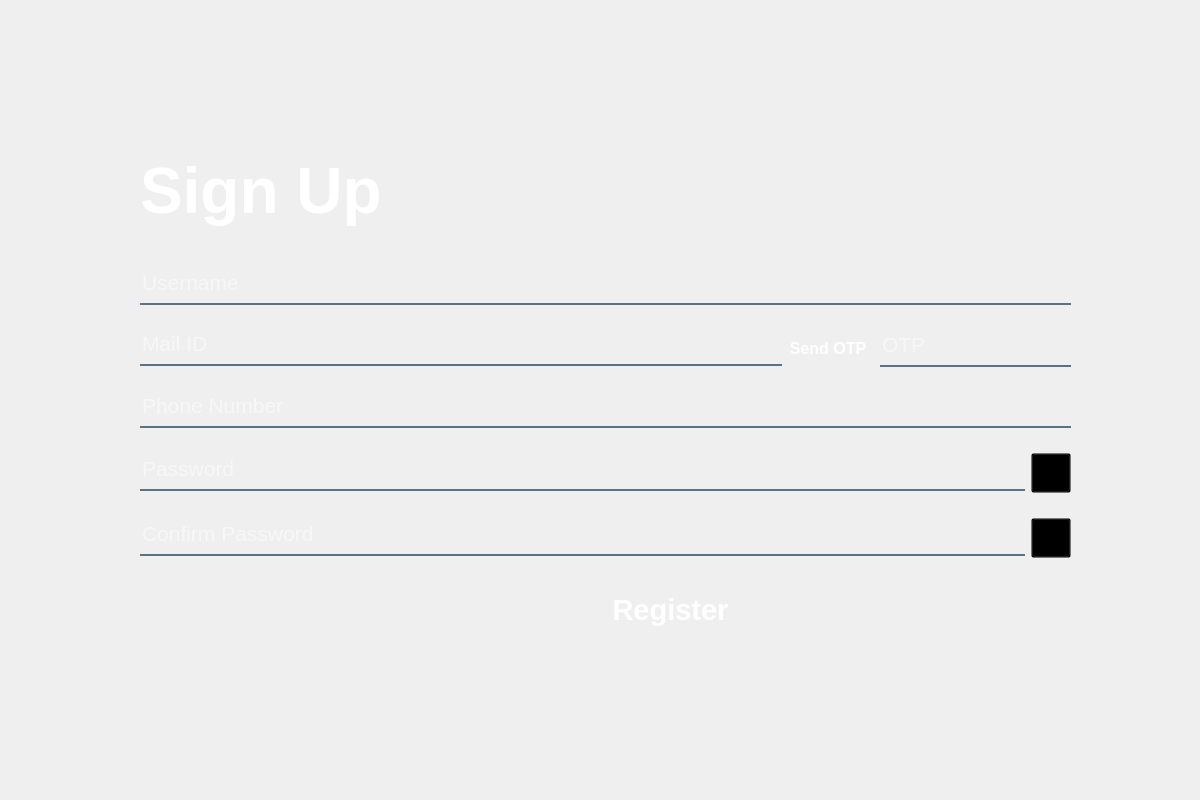
<?xml version="1.0" encoding="UTF-8"?>
<ui version="4.0">
 <class>MainWindow</class>
 <widget class="QMainWindow" name="MainWindow">
  <property name="geometry">
   <rect>
    <x>0</x>
    <y>0</y>
    <width>1200</width>
    <height>800</height>
   </rect>
  </property>
  <property name="minimumSize">
   <size>
    <width>1200</width>
    <height>800</height>
   </size>
  </property>
  <property name="maximumSize">
   <size>
    <width>1200</width>
    <height>825</height>
   </size>
  </property>
  <property name="windowTitle">
   <string>GrowPal-Register</string>
  </property>
  <property name="windowIcon">
   <iconset>
    <normaloff>logo.jpg</normaloff>logo.jpg</iconset>
  </property>
  <property name="autoFillBackground">
   <bool>false</bool>
  </property>
  <property name="styleSheet">
   <string notr="true"/>
  </property>
  <widget class="QWidget" name="centralwidget">
   <widget class="QLabel" name="label_2">
    <property name="geometry">
     <rect>
      <x>0</x>
      <y>0</y>
      <width>1200</width>
      <height>800</height>
     </rect>
    </property>
    <property name="font">
     <font>
      <pointsize>16</pointsize>
     </font>
    </property>
    <property name="text">
     <string/>
    </property>
    <property name="pixmap">
     <pixmap>OsfFKJ0.jpg</pixmap>
    </property>
   </widget>
   <widget class="QLabel" name="label_3">
    <property name="geometry">
     <rect>
      <x>140</x>
      <y>150</y>
      <width>281</width>
      <height>81</height>
     </rect>
    </property>
    <property name="font">
     <font>
      <pointsize>48</pointsize>
      <weight>75</weight>
      <bold>true</bold>
     </font>
    </property>
    <property name="styleSheet">
     <string notr="true">color: #ffffff;</string>
    </property>
    <property name="text">
     <string>Sign Up</string>
    </property>
   </widget>
   <widget class="QWidget" name="formLayoutWidget">
    <property name="geometry">
     <rect>
      <x>140</x>
      <y>250</y>
      <width>931</width>
      <height>331</height>
     </rect>
    </property>
    <layout class="QGridLayout" name="gridLayout_2">
     <item row="1" column="0">
      <widget class="QLineEdit" name="lineEdit_email">
       <property name="font">
        <font>
         <pointsize>16</pointsize>
        </font>
       </property>
       <property name="styleSheet">
        <string notr="true">background-color: rgba(0,0,0,0);
border: none;
border-bottom: 2px solid rgba(46,82, 101, 200);
color:white;
padding-bottom: 7px;
</string>
       </property>
       <property name="placeholderText">
        <string>Mail ID </string>
       </property>
      </widget>
     </item>
     <item row="3" column="4">
      <widget class="QPushButton" name="cp_view">
       <property name="minimumSize">
        <size>
         <width>40</width>
         <height>40</height>
        </size>
       </property>
       <property name="maximumSize">
        <size>
         <width>40</width>
         <height>40</height>
        </size>
       </property>
       <property name="styleSheet">
        <string notr="true">background-color: rgba(0,0,0,0);</string>
       </property>
       <property name="text">
        <string/>
       </property>
       <property name="icon">
        <iconset>
         <normaloff>visibility.svg</normaloff>visibility.svg</iconset>
       </property>
       <property name="iconSize">
        <size>
         <width>30</width>
         <height>30</height>
        </size>
       </property>
       <property name="checkable">
        <bool>true</bool>
       </property>
      </widget>
     </item>
     <item row="4" column="4">
      <widget class="QPushButton" name="sp_view">
       <property name="minimumSize">
        <size>
         <width>0</width>
         <height>40</height>
        </size>
       </property>
       <property name="maximumSize">
        <size>
         <width>40</width>
         <height>40</height>
        </size>
       </property>
       <property name="styleSheet">
        <string notr="true">background-color: rgba(0,0,0,0);</string>
       </property>
       <property name="text">
        <string/>
       </property>
       <property name="icon">
        <iconset>
         <normaloff>visibility.svg</normaloff>visibility.svg</iconset>
       </property>
       <property name="iconSize">
        <size>
         <width>30</width>
         <height>30</height>
        </size>
       </property>
       <property name="checkable">
        <bool>true</bool>
       </property>
      </widget>
     </item>
     <item row="3" column="0" colspan="4">
      <widget class="QLineEdit" name="lineEdit_password">
       <property name="font">
        <font>
         <pointsize>16</pointsize>
        </font>
       </property>
       <property name="styleSheet">
        <string notr="true">background-color: rgba(0,0,0,0);
border: none;
border-bottom: 2px solid rgba(46,82, 101, 200);
color:white;
padding-bottom: 7px;
</string>
       </property>
       <property name="echoMode">
        <enum>QLineEdit::Password</enum>
       </property>
       <property name="placeholderText">
        <string>Password</string>
       </property>
      </widget>
     </item>
     <item row="4" column="0" colspan="4">
      <widget class="QLineEdit" name="lineEdit_repeatpassword">
       <property name="font">
        <font>
         <pointsize>16</pointsize>
        </font>
       </property>
       <property name="styleSheet">
        <string notr="true">background-color: rgba(0,0,0,0);
border: none;
border-bottom: 2px solid rgba(46,82, 101, 200);
color:white;
padding-bottom: 7px;
</string>
       </property>
       <property name="echoMode">
        <enum>QLineEdit::Password</enum>
       </property>
       <property name="placeholderText">
        <string>Confirm Password</string>
       </property>
      </widget>
     </item>
     <item row="1" column="3" colspan="2">
      <widget class="QLineEdit" name="lineEdit_otp">
       <property name="minimumSize">
        <size>
         <width>0</width>
         <height>37</height>
        </size>
       </property>
       <property name="maximumSize">
        <size>
         <width>15000</width>
         <height>37</height>
        </size>
       </property>
       <property name="font">
        <font>
         <pointsize>16</pointsize>
        </font>
       </property>
       <property name="styleSheet">
        <string notr="true">background-color: rgba(0,0,0,0);
border: none;
border-bottom: 2px solid rgba(46,82, 101, 200);
color:white;
padding-bottom: 7px;
</string>
       </property>
       <property name="placeholderText">
        <string>OTP</string>
       </property>
      </widget>
     </item>
     <item row="0" column="0" colspan="5">
      <widget class="QLineEdit" name="lineEdit_username">
       <property name="font">
        <font>
         <pointsize>16</pointsize>
         <weight>50</weight>
         <italic>false</italic>
         <bold>false</bold>
        </font>
       </property>
       <property name="styleSheet">
        <string notr="true">background-color: rgba(0,0,0,0);
border: none;
border-bottom: 2px solid rgba(46,82, 101, 200);
color:white;
padding-bottom: 7px;
</string>
       </property>
       <property name="text">
        <string/>
       </property>
       <property name="placeholderText">
        <string>Username</string>
       </property>
      </widget>
     </item>
     <item row="2" column="0" colspan="5">
      <widget class="QLineEdit" name="lineEdit_phnumber">
       <property name="font">
        <font>
         <pointsize>16</pointsize>
        </font>
       </property>
       <property name="styleSheet">
        <string notr="true">background-color: rgba(0,0,0,0);
border: none;
border-bottom: 2px solid rgba(46,82, 101, 200);
color:white;
padding-bottom: 7px;
</string>
       </property>
       <property name="placeholderText">
        <string>Phone Number</string>
       </property>
      </widget>
     </item>
     <item row="1" column="1">
      <widget class="QPushButton" name="pushButton_otp">
       <property name="minimumSize">
        <size>
         <width>80</width>
         <height>30</height>
        </size>
       </property>
       <property name="maximumSize">
        <size>
         <width>80</width>
         <height>39</height>
        </size>
       </property>
       <property name="font">
        <font>
         <pointsize>12</pointsize>
         <weight>75</weight>
         <bold>true</bold>
        </font>
       </property>
       <property name="styleSheet">
        <string notr="true">QPushButton{
	background-color: qlineargradient(spread:pad, x1:0, y1:505682, x2:1, y2:0.477, stop:0 rgba(11, 131, 120, 0.75), stop:1 rgba(85, 98, 112, 0.75));
	color: rgba(255, 255, 255, 1);
	border-radius: 5px;
}
QPushButton:hover{
	background-color: qlineargradient(spread:pad, x1:0, y1:505682, x2:1, y2:0.477, stop:0 rgba(150, 123, 111, 219), stop:1 rgba(85, 81, 84, 226));
}
QPushButton:pressed{
	paddind-left: 5px;
	padding-top: 5px;
	background-color: rgba(150, 123, 111, 255);
}

</string>
       </property>
       <property name="text">
        <string>Send OTP</string>
       </property>
      </widget>
     </item>
    </layout>
   </widget>
   <widget class="QPushButton" name="pushButton_back">
    <property name="geometry">
     <rect>
      <x>140</x>
      <y>590</y>
      <width>121</width>
      <height>41</height>
     </rect>
    </property>
    <property name="styleSheet">
     <string notr="true">QPushButton{
	background-color: qlineargradient(spread:pad, x1:0, y1:505682, x2:1, y2:0.477, stop:0 rgba(11, 131, 120, 0.75), stop:1 rgba(85, 98, 112, 0.75));
	color: rgba(255, 255, 255, 1);
	border-radius: 5px;
}
QPushButton:hover{
	background-color: qlineargradient(spread:pad, x1:0, y1:505682, x2:1, y2:0.477, stop:0 rgba(150, 123, 111, 219), stop:1 rgba(85, 81, 84, 226));
}
QPushButton:pressed{
	paddind-left: 5px;
	padding-top: 5px;
	background-color: rgba(150, 123, 111, 255);
}

</string>
    </property>
    <property name="text">
     <string/>
    </property>
    <property name="icon">
     <iconset>
      <normaloff>back.svg</normaloff>back.svg</iconset>
    </property>
    <property name="iconSize">
     <size>
      <width>30</width>
      <height>30</height>
     </size>
    </property>
   </widget>
   <widget class="QPushButton" name="pushbutton_register">
    <property name="geometry">
     <rect>
      <x>270</x>
      <y>590</y>
      <width>801</width>
      <height>39</height>
     </rect>
    </property>
    <property name="font">
     <font>
      <pointsize>22</pointsize>
      <weight>75</weight>
      <bold>true</bold>
     </font>
    </property>
    <property name="styleSheet">
     <string notr="true">QPushButton{
	background-color: qlineargradient(spread:pad, x1:0, y1:505682, x2:1, y2:0.477, stop:0 rgba(11, 131, 120, 0.75), stop:1 rgba(85, 98, 112, 0.75));
	color: rgba(255, 255, 255, 1);
	border-radius: 5px;
}
QPushButton:hover{
	background-color: qlineargradient(spread:pad, x1:0, y1:505682, x2:1, y2:0.477, stop:0 rgba(150, 123, 111, 219), stop:1 rgba(85, 81, 84, 226));
}
QPushButton:pressed{
	paddind-left: 5px;
	padding-top: 5px;
	background-color: rgba(150, 123, 111, 255);
}

</string>
    </property>
    <property name="text">
     <string>Register</string>
    </property>
   </widget>
  </widget>
 </widget>
 <tabstops>
  <tabstop>lineEdit_username</tabstop>
  <tabstop>lineEdit_email</tabstop>
  <tabstop>pushButton_otp</tabstop>
  <tabstop>lineEdit_otp</tabstop>
  <tabstop>lineEdit_phnumber</tabstop>
  <tabstop>lineEdit_password</tabstop>
  <tabstop>lineEdit_repeatpassword</tabstop>
  <tabstop>cp_view</tabstop>
  <tabstop>sp_view</tabstop>
 </tabstops>
 <resources/>
 <connections/>
</ui>
